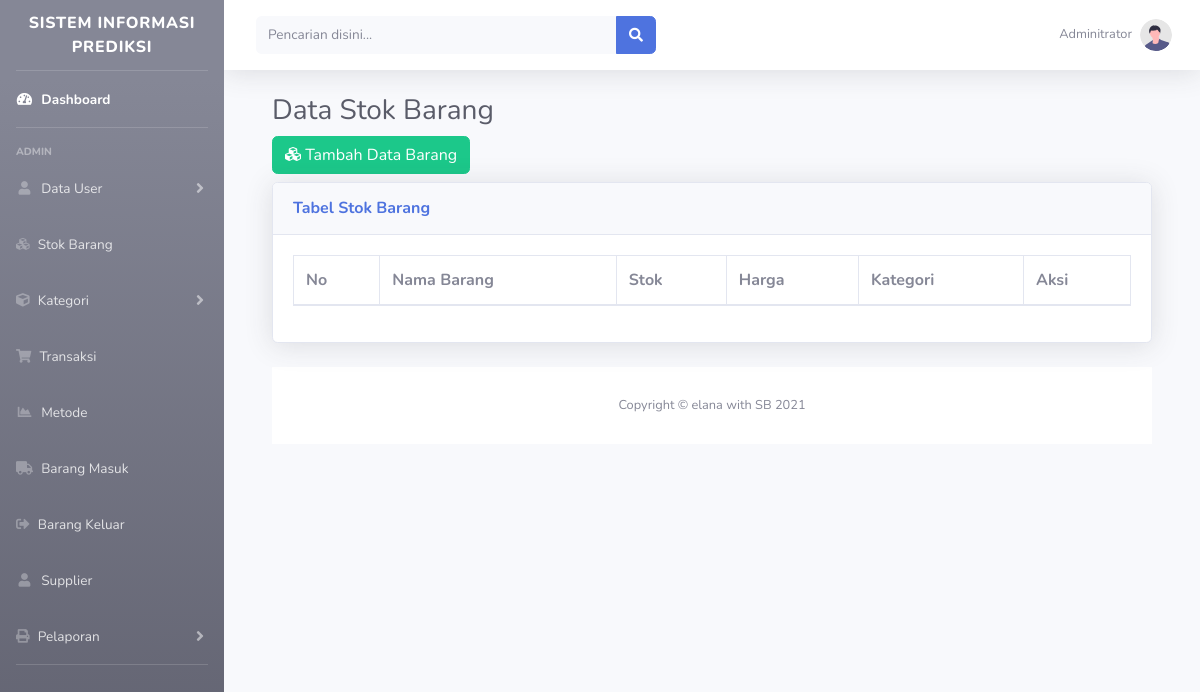
The app's page /index.php?halaman=stok (signed in), older data.
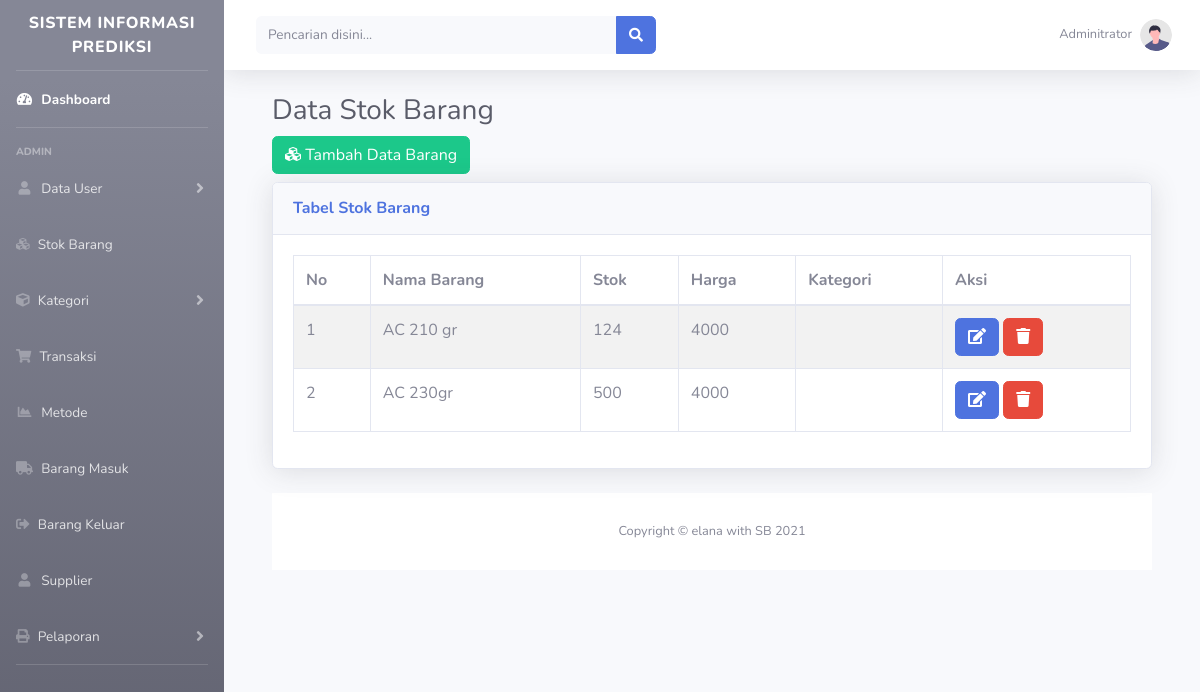
The same page, newer data.
### tables this page shows
CREATE TABLE `stok` (
  `id` int(11) NOT NULL,
  `nama_barang` varchar(150) NOT NULL,
  `stok` int(11) DEFAULT NULL,
  `harga` int(50) NOT NULL,
  `kategori` varchar(150) NOT NULL
);

### page/stok/index_barang.php (the view)
<div class="container-fluid">
    <h1 class="h3 mb-2 text-gray-800">Data Stok Barang </h1>
    <div class="box">
        <div class="box-header">
            <h3 class="box-title"><span class="pull-right"><a href="?halaman=stok&aksi=tambah" class="btn btn-success"><i class="fa fa-cubes"></i> Tambah Data Barang</a></span></h3>
            <div class="card shadow mb-4">
                <div class="card-header py-3">
                    <h6 class="m-0 font-weight-bold text-primary">Tabel Stok Barang</h6>
                </div>
                <div class="card-body">
                    <div class="table-responsive">
                        <table id="example1" class="table table-bordered table-striped">
                            <thead>
                                <tr>
                                    <th>No</th>
                                    <th>Nama Barang</th>
                                    <th>Stok</th>
                                    <th>Harga</th>
                                    <th>Kategori</th>
                                    <th>Aksi</th>
                                </tr>
                            </thead>
                            <tbody>
                                <?php
                                $no = 1;
                                $sql = "select * from stok";
                                $query = mysqli_query($conn, $sql);
                                while ($row = mysqli_fetch_assoc($query)) :
                                ?>
                                    <tr>
                                        <td><?= $no ?></td>
                                        <td><?= $row['nama_barang'] ?></td>
                                        <td><?= $row['stok'] ?></td>
                                        <td><?= $row['harga'] ?></td>
                                        <td><?= $row['kategori'] ?></td>
                                        <td>
                                            <a href="?halaman=stok&aksi=edit&id=<?= $row['id'] ?>" class="btn btn-primary"><i class="fa fa-edit"></i></a>
                                            <a href="?halaman=stok&aksi=delete&id=<?= $row['id'] ?>" class="btn btn-danger" onclick="return confirm('Apakah data akan dihapus?')"><i class="fa fa-trash"></i></a>
                                        </td>
                                    </tr>
                                <?php $no++;
                                endwhile; ?>
                            </tbody>
                        </table>
                    </div>
                </div>
            </div>
        </div>

Row changes from the older to the newer data that the page shows:
added stok: nama_barang "AC 210 gr", stok "124", harga "4000"
added stok: nama_barang "AC 230gr", stok "500", harga "4000"
